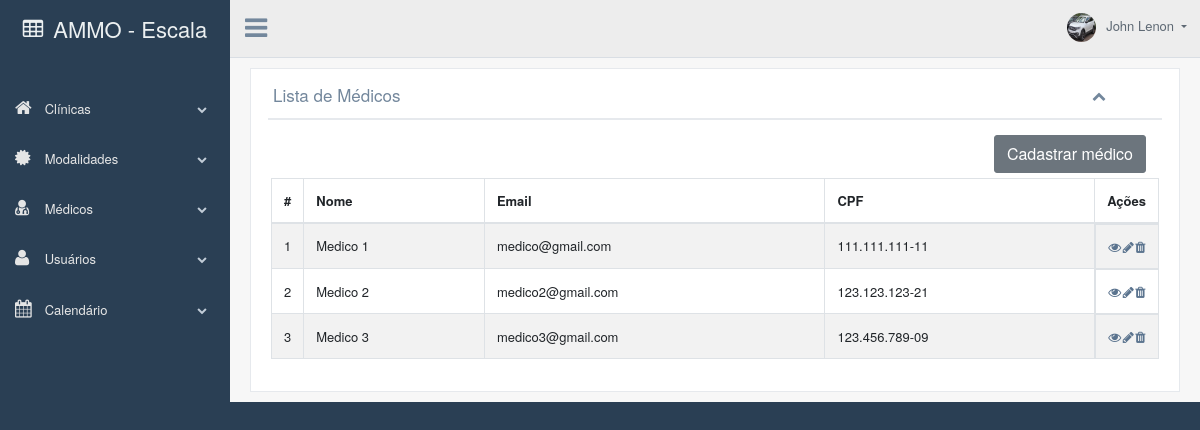
The page /listaMedicos.php (signed in) on the database as committed earlier.
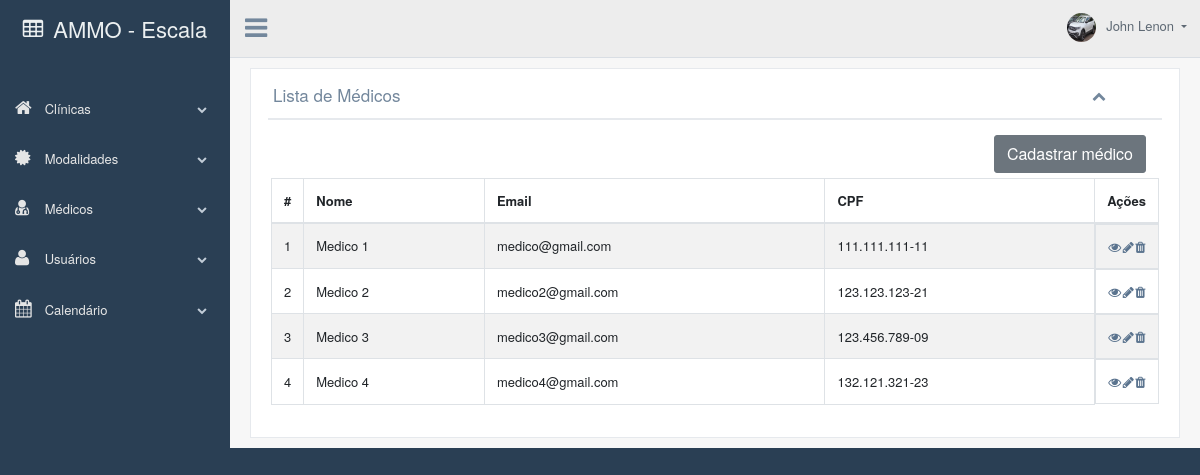
The same page on the database as committed later.
### tables this page shows
CREATE TABLE `medicos` (
  `id` int(11) NOT NULL,
  `nome` varchar(255) NOT NULL,
  `email` varchar(255) NOT NULL,
  `cpf` varchar(14) NOT NULL,
  `senha` varchar(255) NOT NULL,
  `cor` varchar(255) NOT NULL
);

### listaMedicos.php (the view, shortened to what this page needs)
<!DOCTYPE html>
<html lang="pt-br">
<head>
    <?php include("links.php"); ?>
</head>
<body class="nav-md">
    <div class="container body">
        <div class="main_container">
            <div class="col-md-3 left_col">
                <div class="left_col scroll-view">
                    <?php include("estrutura/barra_lateral.php"); ?>
                </div>
            </div>
            <?php include("estrutura/cabecalho.php"); ?>
            <div class="right_col" role="main">
                <div class="row">
                    <div class="col-md-12 col-sm-12">
                        <div class="x_panel">
                            <div class="x_title">
                                <h2>Lista de Médicos</h2>
                                <ul class="nav navbar-right panel_toolbox">
                                    <li><a class="collapse-link"><i class="fa fa-chevron-up"></i></a>
                                    </li>
                                </ul>
                                <div class="clearfix"></div>
                            </div>
                            <div class="x_content">
                                <div class="d-flex justify-content-end mr-2"><a href="cadastroMedicos.php" class='btn btn-secondary'>Cadastrar médico</a></div>
                                <div class="card-box table-responsive">
                                    <table id="datatable-responsive" class="table table-striped table-bordered dt-responsive nowrap compact" cellspacing="0" width="100%">
                                        <thead>
                                            <tr>
                                                <th style="width: 0px">#</th>
                                                <th>Nome</th>
                                                <th>Email</th>
                                                <th>CPF</th>
                                                <th style="width: 0px">Ações</th>
                                            </tr>
                                        </thead>
                                        <tbody>
                                            <?php
                                            $medicos = $mysqli->query("SELECT * FROM medicos");
                                            $i = 0;
                                            foreach ($medicos as $medicos) :
                                            ?>
                                                <tr>
                                                    <td class="align-middle" scope="row"><?php echo ++$i; ?></td>
                                                    <td class="align-middle"><?php echo $medicos['nome']; ?></td>
                                                    <td class="align-middle"><?php echo $medicos['email']; ?></td>
                                                    <td class="align-middle"><?php echo $medicos['cpf']; ?></td>
                                                    <td class="align-middle d-flex justify-content-between">
                                                        <form style="margin: 0px;" action="detalhesMedicos.php?id=<?php echo $medicos['id'] ?>" method="POST">
                                                            <a href="javascript:void(0);" onclick="submitForm(this);" class="fa fa-eye" style="border:none; background-color:transparent;"></a>
                                                        </form>
                                                        <div>
                                                            <a href="editarCadastros.php?medico=<?php echo $medicos['id'] ?>" class='fa fa-pencil'></a>
                                                        </div>
                                                        <div>
                                                            <a href="javascript:void(0);" id="<?php echo $medicos['id'] ?>" onclick="encaminharId(this)" data-toggle="modal" data-target=".bs-example-modal-lg" class='fa fa-trash'></a>
                                                        </div>
                                                    </td>
                                                </tr>
                                            <?php
                                            endforeach;
                                            ?>
                                        </tbody>
                                    </table>
                                </div>
                            </div>
                        </div>
                    </div>
                </div>
            </div>
        </div>
    </div>
</body>
</html>

Rows that differ between the two databases and show on the page:
added medicos: nome "Medico 4", email "medico4@gmail.com", cpf "132.121.321-23"
